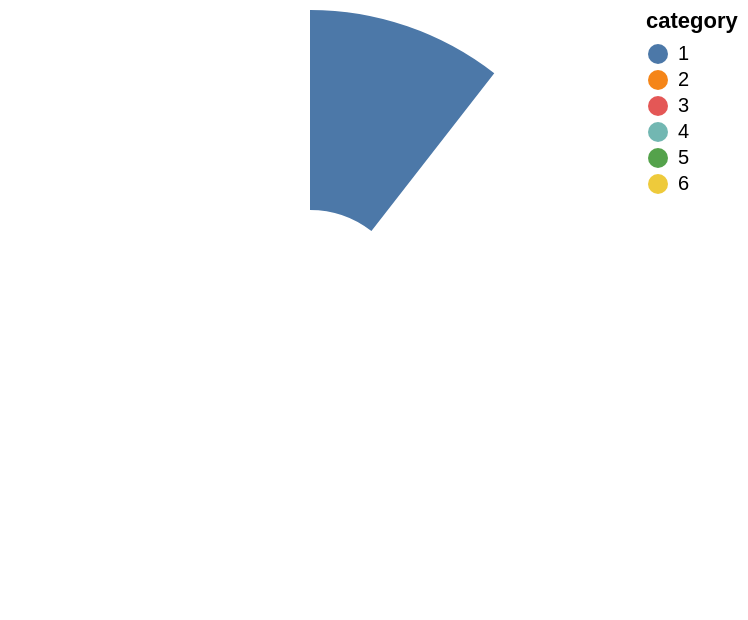

Vega-Lite specification for this chart:
### Vega-Lite specification from a JSON file in a GitHub repository (floating-point values rounded to 4 significant figures)
{"$schema": "https://vega.github.io/schema/vega-lite/v5.json", "description": "A simple donut chart with embedded data.", "data": {"values": [{"category": 1, "value": 4}, {"category": 2, "value": 6}, {"category": 3, "value": 10}, {"category": 4, "value": 3}, {"category": 5, "value": 7}, {"category": 6, "value": 8}]}, "mark": {"type": "arc", "innerRadius": 50}, "encoding": {"theta": {"field": "value", "type": "quantitative"}, "color": {"field": "category", "type": "nominal"}, "opacity": {"condition": {"test": "datum.category <= current_category", "value": "1"}, "value": "0"}}, "params": [{"name": "current_category", "value": 1, "bind": {"input": "range", "min": 1, "max": 6, "step": 1}}]}
